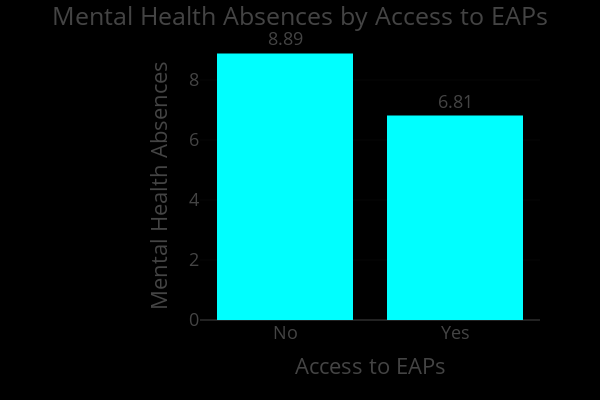

The notebook cell this image was saved under:
### Code cell
import plotly.express as px
import pandas as pd
import os

# Load the dataset
file_path = os.path.join(processed_dir, "Healthcare Workforce Mental Health Dataset.csv")
mental_health_df = pd.read_csv(file_path)

# Group by access to EAPs and calculate average mental health absence
avg_absence_by_eap = mental_health_df.groupby('Access to EAPs')['Mental Health Absences'].mean().reset_index()

# Plot bar chart
fig = px.bar(
    avg_absence_by_eap,
    x='Access to EAPs',
    y='Mental Health Absences',
    title='Mental Health Absences by Access to EAPs',
    labels={'Access to EAPs': 'Access to EAPs', 'Mental Health Absences': 'Mental Health Absences'},
    color_discrete_sequence=['#00ffff'],
    text='Mental Health Absences'
)

# Format labels and layout
fig.update_traces(
    texttemplate='%{text:.2f}',
    textposition='outside', 
    cliponaxis=False
)
fig.update_layout(
    template='presentation',                       
    legend_title=dict(text='Income Level'),       
    xaxis_title='Access to EAPs',                  
    yaxis_title='Mental Health Absences',          
    yaxis_range=[0, 9],                           
    width=600,                                    
    height=400,                                     
    margin=dict(
        l=200,                                      
        r=60,                                     
        t=50,                                     
        b=80                                  
    ),                                            
    paper_bgcolor='rgb(0, 0, 0)',                  
    plot_bgcolor='rgb(0, 0, 0)'                 
)

fig.show()
fig.write_image(os.path.join(results_dir, 'Mental Health Absences_by_Access to EAPs.jpg'))
fig.write_image(os.path.join(results_dir, 'Mental Health Absences_by_Access to EAPs.png'))
fig.write_html(os.path.join(results_dir, 'Mental Health Absences_by_Access to EAPs.html'))

### Figure 1 — Plotly figure (JSON) as saved in the notebook; plotly's stock layout.template omitted (floating-point values rounded to 4 significant figures)
{"data": [{"cliponaxis": false, "hovertemplate": "Access to EAPs=%{x}<br>Mental Health Absences=%{text}<extra></extra>", "legendgroup": "", "marker": {"color": "#00ffff", "pattern": {"shape": ""}}, "name": "", "orientation": "v", "showlegend": false, "text": [8.887, 6.813], "textposition": "outside", "texttemplate": "%{text:.2f}", "type": "bar", "x": ["No", "Yes"], "xaxis": "x", "y": [8.887, 6.813], "yaxis": "y"}], "layout": {"barmode": "relative", "height": 400, "legend": {"title": {"text": "Income Level"}, "tracegroupgap": 0}, "margin": {"b": 80, "l": 200, "r": 60, "t": 50}, "paper_bgcolor": "rgb(0, 0, 0)", "plot_bgcolor": "rgb(0, 0, 0)", "title": {"text": "Mental Health Absences by Access to EAPs"}, "width": 600, "xaxis": {"anchor": "y", "autorange": true, "domain": [0, 1], "range": [-0.5, 1.5], "title": {"text": "Access to EAPs"}, "type": "category"}, "yaxis": {"anchor": "x", "domain": [0, 1], "range": [0, 9], "title": {"text": "Mental Health Absences"}, "type": "linear"}}}
